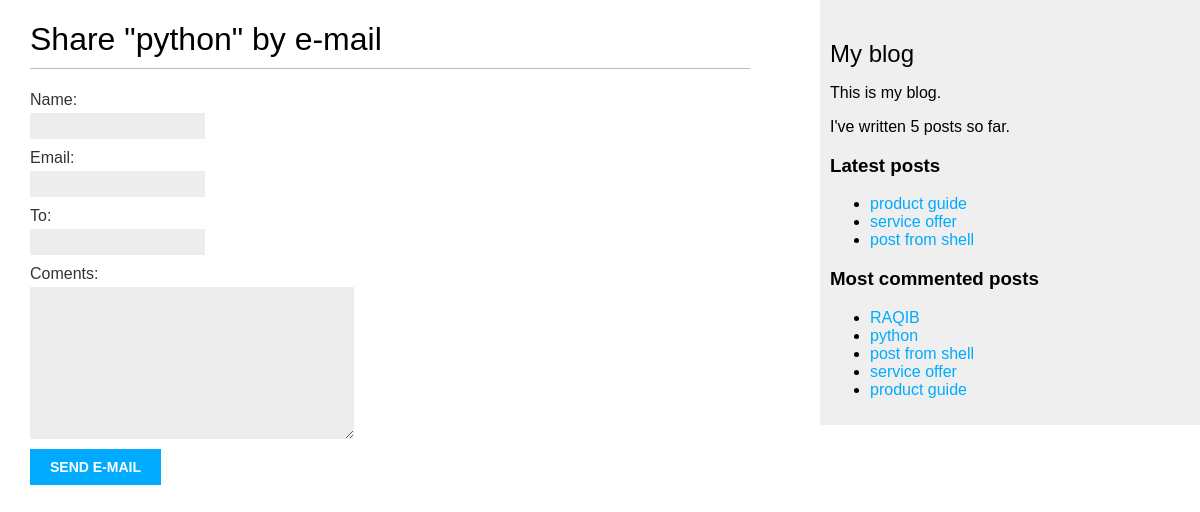
Before: /2/post_share with the older database file.
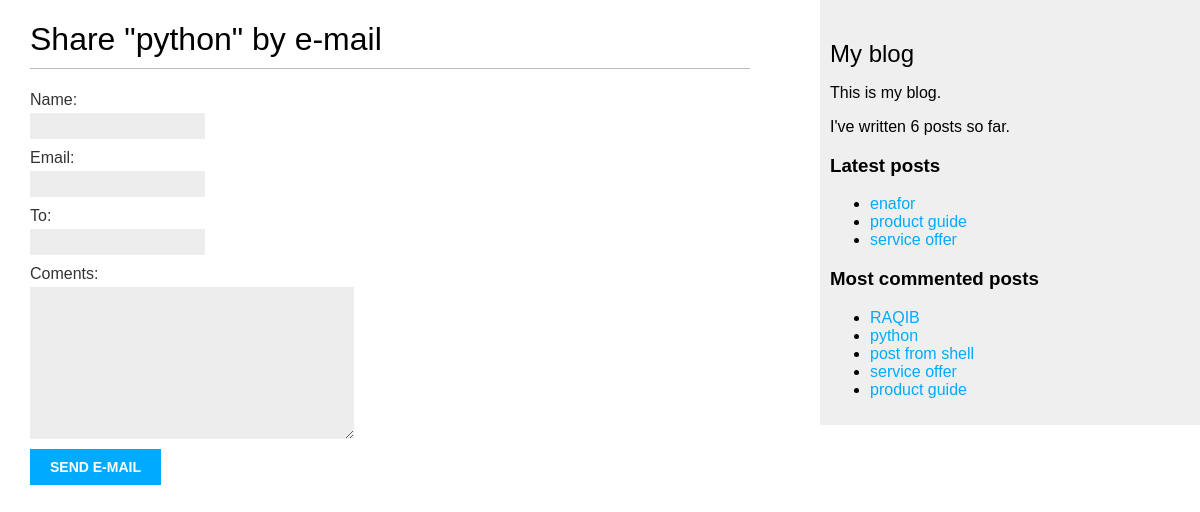
After: the same page with the newer database file.
### blog/models.py (models this page shows, shortened)
class Post(models.Model):
    class Status(models.TextChoices):
        DRAFT = 'DF', 'DRAFT'
        PUBLISHED = 'PU', 'PUBLISHED'
    title = models.CharField(max_length=250)
    slug = models.SlugField(max_length=250, unique_for_date='publish')
    author = models.ForeignKey(User,on_delete = models.CASCADE, related_name = 'author_posts')
    body = models.TextField(max_length=10000)
    tags = TaggableManager()
    publish = models.DateTimeField(default= timezone.now)
    created = models.DateTimeField(auto_now_add = True)
    updated = models.DateTimeField(auto_now_add = True)
    status = models.CharField(max_length=2,
                              choices=Status.choices,
                              default=Status.DRAFT)
    objects = models.Manager()
    published = PublishedManger()
    class Meta:
        ordering = ['-publish']
        indexes = [
            models.Index(fields=["-publish"])
        ]
    def get_absolute_url(self):
        return reverse('blog:post_detail', args=[self.publish.year,
                                                self.publish.month,
                                                self.publish.day,
                                                self.slug])

### blog/views.py (the view)
# urls.py: path('<int:post_id>/post_share',views.post_share, name="post_share"),
def post_share(request,post_id):
    post = get_object_or_404(Post,id=post_id,status=Post.Status.PUBLISHED)
    sent = False
    if request.method == 'POST':
        form = EmailPostform(request.POST)
        if form.is_valid():
            cd = form.cleaned_data
            post_url = request.build_absolute_uri(post.get_absolute_url())
            subject = f"{cd['name']} recommends you read {post.title}"
            message = f"Read {post.title} at {post_url}\n\n"f"{cd['name']}\'s "
            send_mail(subject, message, f"{settings.EMAIL_HOST_USER}",
                      [cd['to']])
            sent = True
    else:
        form=EmailPostform()
    return render(request,'blog/post/share.html',{'post':post,
                                                           'form':form,
                                                           'sent':sent})

### blog/forms.py
class EmailPostform(forms.Form):
    name = forms.CharField(max_length=50)
    email = forms.EmailField(max_length=40)
    to = forms.EmailField(max_length=40)
    coments = forms.CharField(required=False,widget=forms.Textarea())

### blog/models.py (called while the page is built)
    def get_queryset(self):
        return super().get_queryset().filter(status = Post.Status.PUBLISHED)

### blog/templatetags/blog_tags.py (called while the page is built)
@register.simple_tag
def total_posts():
    return Post.published.count()

@register.inclusion_tag('blog/post/latest_posts.html')
def show_latest_posts(count=5):
    latest_posts = Post.published.order_by('-publish')[:count]
    return {'latest_posts': latest_posts}

@register.simple_tag
def get_most_commented_posts(count=5):
    return Post.published.annotate(total_comments=Count('comments')
                                   ).order_by('-total_comments')[:count]

### blog/templates/blog/post/share.html (shortened to what this page needs)
{% extends "blog/base.html" %}
{% block content %}
{% if sent %}
    <h1>E-mail successfully sent</h1>
    <p>
    "{{ post.title }}" was successfully sent to {{ form.cleaned_data.to }}.
    </p>
 {% else %}
    <h1>Share "{{ post.title }}" by e-mail</h1>
    <form method="post">
        {{ form.as_p }}
        <input type="submit" value="Send e-mail">
    </form>
 {% endif %}
{% endblock %}

### blog/templates/blog/base.html (shortened to what this page needs)
{% load blog_tags %}
{% load static %}
<!DOCTYPE html>
<html>
<head>
    <link href="{% static "css/blog.css" %}" rel="stylesheet">
</head>
<body>
   <div id="content">
           {% block content %}
        {% endblock %}
    </div>
    <div id="sidebar">
        <h2>My blog</h2>
            <p>This is my blog.</p>
            I've written {% total_posts %} posts so far.
            <h3>Latest posts</h3>
                {% show_latest_posts 3 %}
                <h3>Most commented posts</h3>
                {% get_most_commented_posts as most_commented_posts %}
                <ul>
                {% for post in most_commented_posts %}
                <li>
                <a href="{{ post.get_absolute_url }}">{{ post.title }}</a>
                </li>
                {% endfor %}
                </ul>
   </div>
</body>
</html>

### blog/templates/blog/post/latest_posts.html
<ul>
    {% for post in latest_posts %}
    <li>
    <a href="{{ post.get_absolute_url }}">{{ post.title }}</a>
    </li>
    {% endfor %}
   </ul>

### blog/static/css/blog.css (style rules this page uses)
body { margin:0; padding:0; font-family:helvetica, sans-serif; }
a { color:#00abff; text-decoration:none; }
h1 { font-weight:normal; border-bottom:1px solid #bbb; padding:0 0 10px 0; }
h2 { font-weight:normal; margin:30px 0 0; }
#content { float:left; width:60%; padding:0 0 0 30px; }
#sidebar { float:right; width:30%; padding:10px; background:#efefef; height:100%; }
label { float:left; clear:both; color:#333; margin-bottom:4px; }
input, textarea { clear:both; float:left; margin:0 0 10px; background:#ededed; border:0; padding:6px 10px; font-size:12px; }
input[type=submit] { font-weight:bold; background:#00abff; color:#fff; padding:10px 20px; font-size:14px; text-transform:uppercase; }

Changed rows visible on the page:
no longer on one of the page's lists (row unchanged): Post: title "post from shell"
added Post: title "enafor", shown under "Latest posts"
Other visible differences:
text no longer shown: "5"
text now shown: "6"
